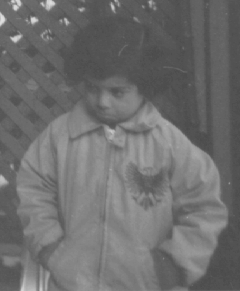
%> input picture Chapter03/images/pout.tif, 240 x 291 px
$ octave example3_20.m   (GNU Octave 9; MATLAB toolbox functions it lacks are replaced by stand-ins)
%> lines starting %> are read from the running program, lines starting %| are printed output that depends on the picture
% Read in image
A = imread('images/pout.tif');
%> A is the input picture: size 291x240 uint8; min 74, max 224, mean 110.3

% Define ramp-like pdf as desired output histogram
distribution = 0:255;

% Supply desired histogram to perform matching
B = histeq(A, distribution);
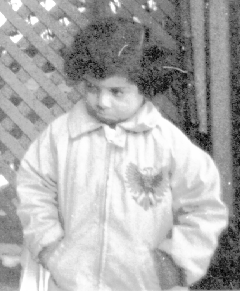
%> B: size 291x240 uint8; min 1, max 255, mean 172.8

% Display image
subplot(2, 3, 1), imshow(A);
subplot(2, 3, 2), imshow(B);

% Display distribution
subplot(2, 3, 3), plot(distribution);

% Display histograms
subplot(2, 3, 4), imhist(A);
subplot(2, 3, 5), imhist(B);
%> after `imhist(B)`:
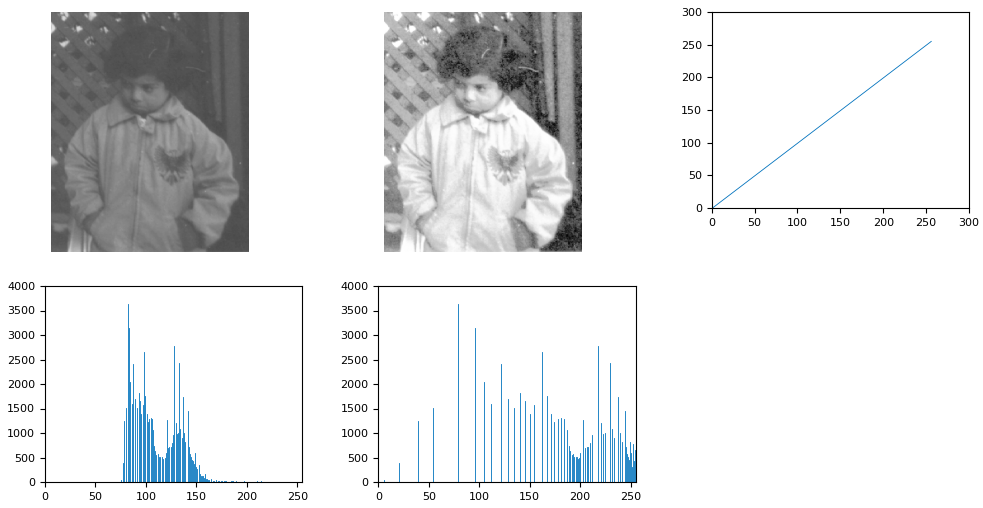
%> figure redrawn from the program's plot data, 5 panels

$ run again, with Chapter03/images/AT3_1m4_01.tif copied over Chapter03/images/pout.tif
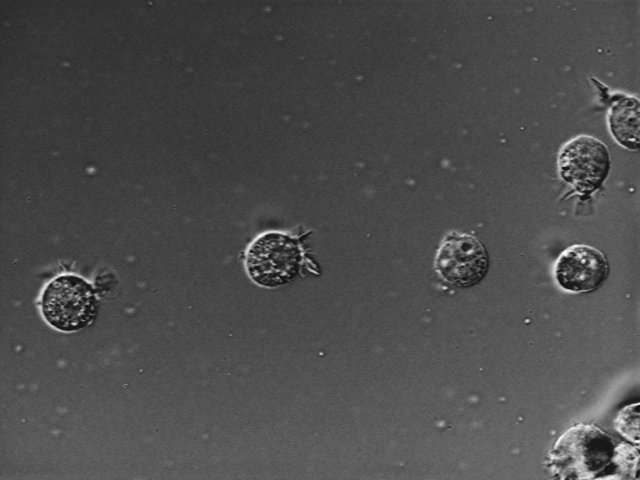
%> input picture Chapter03/images/AT3_1m4_01.tif, 640 x 480 px
%> A is the input picture: size 480x640 uint8; min 15, max 254, mean 76.6
%> `B = histeq(A, distribution);`:
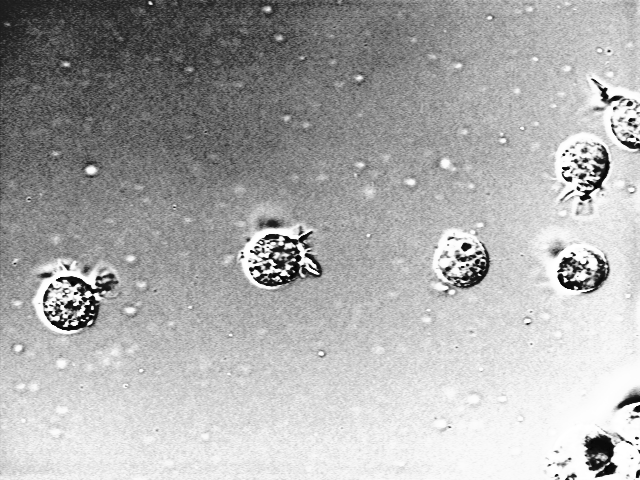
%> B: size 480x640 uint8; min 0, max 255, mean 171.7
